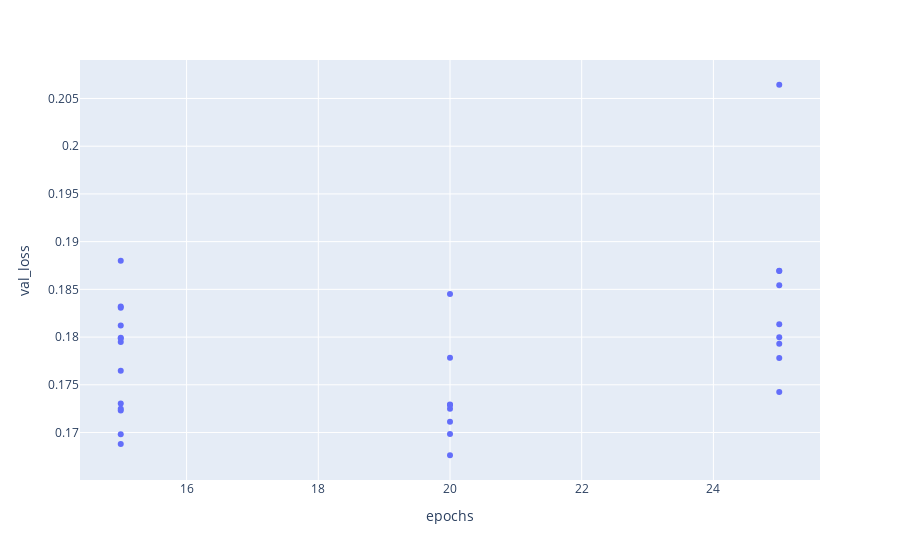

Source (notebook cell):
### Code cell
df = final.merge(config_df)
px.scatter(df, x='epochs', y='val_loss')

### Figure 1 — Plotly figure (JSON) as saved in the notebook; plotly's stock layout.template omitted (floating-point values rounded to 4 significant figures)
{"data": [{"hovertemplate": "epochs=%{x}<br>val_loss=%{y}<extra></extra>", "legendgroup": "", "marker": {"color": "#636efa", "symbol": "circle"}, "mode": "markers", "name": "", "orientation": "v", "showlegend": false, "type": "scatter", "x": [20, 15, 15, 20, 20, 15, 15, 20, 20, 20, 15, 25, 15, 25, 20, 25, 15, 15, 15, 25, 15, 25, 15, 15, 20, 25, 25, 25, 15, 25], "xaxis": "x", "y": [0.1676, 0.1688, 0.1698, 0.1699, 0.1711, 0.1723, 0.1725, 0.1725, 0.1729, 0.1729, 0.1731, 0.1742, 0.1765, 0.1778, 0.1778, 0.1793, 0.1795, 0.1799, 0.1799, 0.18, 0.1812, 0.1813, 0.1831, 0.1832, 0.1845, 0.1854, 0.1869, 0.1869, 0.188, 0.2064], "yaxis": "y"}], "layout": {"legend": {"tracegroupgap": 0}, "margin": {"t": 60}, "xaxis": {"anchor": "y", "domain": [0, 1], "title": {"text": "epochs"}}, "yaxis": {"anchor": "x", "domain": [0, 1], "title": {"text": "val_loss"}}}}
